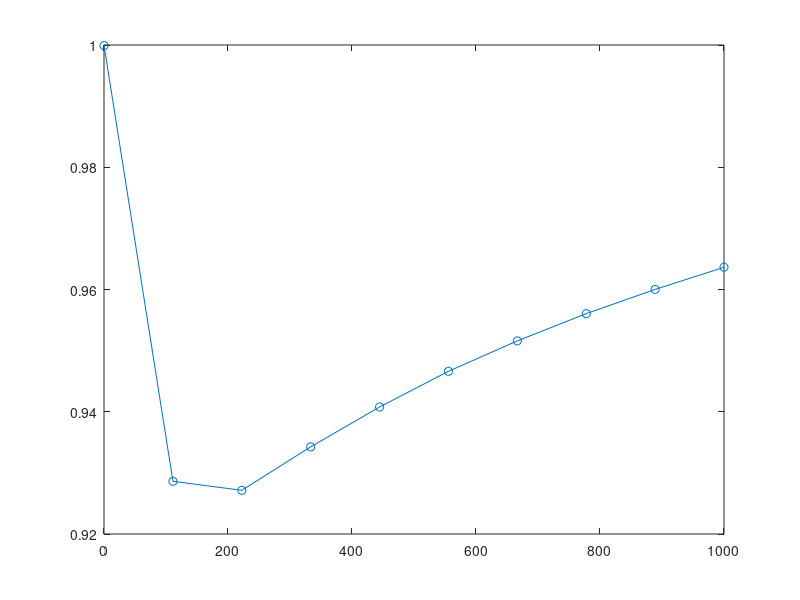
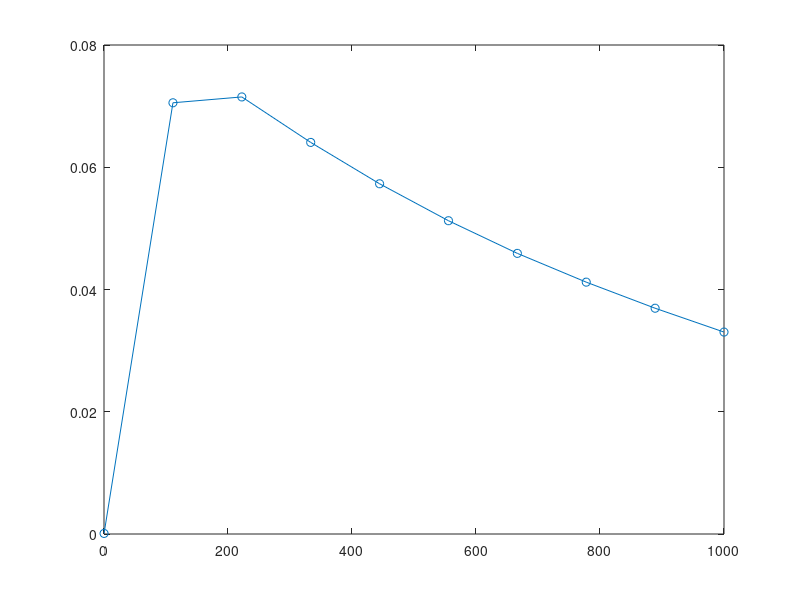
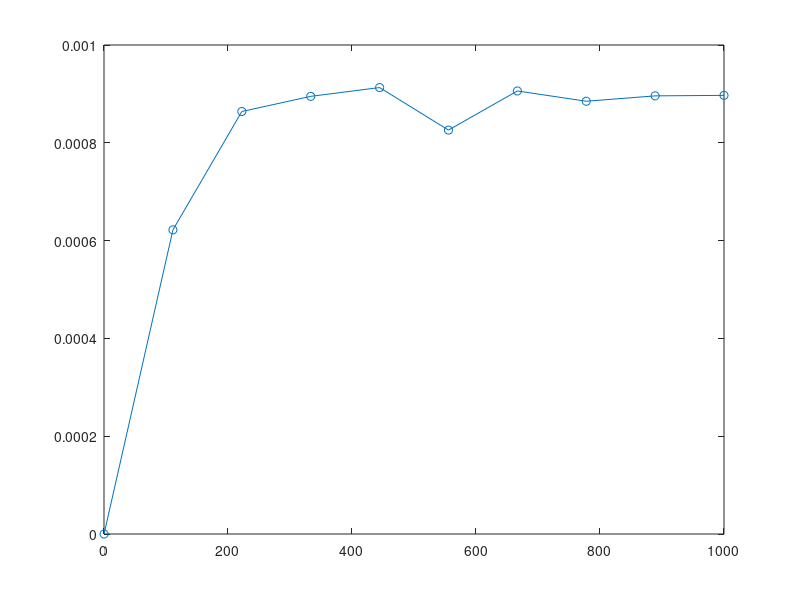
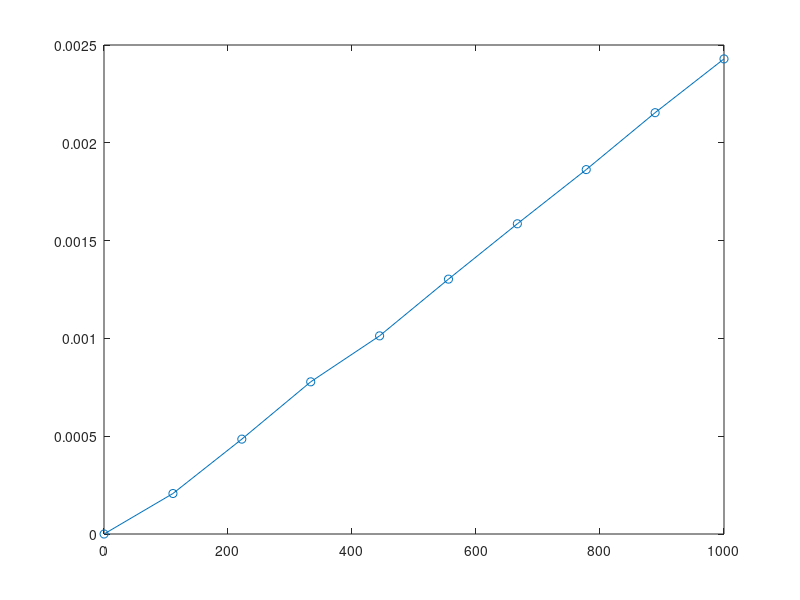

The MATLAB script that drew these images, in order: (Note: this script raises an error after producing the figures.)
% This is a test of the simulation algorithm for inhomogeneous semi-Markov process.
% Invere cdf based on interpolation is used to sample the holding time distribution.
% Benchmark: A four state system, where state transitions are caused by
% arrival of disruptive events, performance of safety barriers, and
% recovery time distributions.
%            State 0: Perfect
%            State 1: Dummy perfect state.
%            State 2: Performance degradation.
%            State 3: Total failure (absorption state).
% Last edit: 20200128 - Add comments.
%            20191223 - Created by ZZ
clear; clc;
%% Parameter definition
% First arrival time of the disruptive event
lambda_D = 1e-3;
pd_disp = makedist('exponential','mu',1/lambda_D);
% Safety barriers
p_large = 1.6e-3; % Probability of large damage, leading to state 3
eta_s = 100; beta_s = 2;
pd_t_f_s = makedist('weibull','a',eta_s,'b',beta_s); % Time to failure distribution of the safety barrier
% Time to repair distribution
eta_r = 1; beta_r = 2;
pd_t_r = makedist('weibull','a',eta_r,'b',beta_r); 

% Simulation to calculate p(t) for each state, for 0<t<T_max
evaluation_horizon = 1e3;
t = linspace(.1,evaluation_horizon,10); % Evaluate time

ns = 1e6; % Sample size

%% Create benchmark
% p_t_ref = zeros(4,length(t)); % p(t): 4*1, each column corresponds to one state
% sample_path = cell(1,ns); % Store all the sample path up to evaluation_horizon.
% sample_jump_time = cell(1,ns); % Store all the jump times up to evaluation_horizon.
% 
% tic;
% for j = 1:ns
%     t_cur = 0; % Initial value of time
%     state = 0; % Start from working
%     
%     % Initialize
%     temp_sample_path = -1*ones(1,1000); % Vector for the sample path.
%     temp_sample_jump_time = -1*ones(1,1000); % Vector for the sample path.
%     
%     index = 1; % Intial value for the index of the states.
%     temp_sample_path(index) = 0; 
%     temp_sample_jump_time(index) = 0; 
%     
%     while 1
%         index = index + 1; % Next state.
%         switch state
%             case 0 % If current state is perfect state
%                 theta = pd_disp.random(); % Interarrival time
%                 t_next = t_cur + theta; % Calculate the event occurrence tiem
%                 if t_next > evaluation_horizon % Beyond evaluation horizon
%                     t_cur = evaluation_horizon;
%                     
%                     temp_sample_path(index) = state;
%                     temp_sample_jump_time(index) = t_cur;
%                     break;
%                 else
%                     t_cur = t_next;
%                     % Decide what is the next state
%                     is_large_damage = binornd(1,p_large);
%                     is_fail_sb = binornd(1,pd_t_f_s.cdf(t_cur));                     
%                     if is_large_damage == 1 % If large damage happens
%                         state = 3; % Absorption state
%                     else
%                         if is_fail_sb == 1 % If safety barrier fails
%                             state = 2; % Degradation state
%                         else % If safety barrier is OK
%                             state = 1; % Dummy state 0
%                         end
%                     end
%                                         
%                     temp_sample_path(index) = state;
%                     temp_sample_jump_time(index) = t_cur;
%                 end
%             case 1 % Dummy perfect state: it is equivalant to the perfect state
%                 theta = pd_disp.random(); % Interarrival time
%                 t_next = t_cur + theta; % Calculate the event occurrence tiem
%                 if t_next > evaluation_horizon % Beyond evaluation horizon
%                     t_cur = evaluation_horizon;                   
%                                         
%                     temp_sample_path(index) = state;
%                     temp_sample_jump_time(index) = t_cur;
%                     break;
%                 else
%                     t_cur = t_next;
%                     % Decide what is the next state
%                     is_large_damage = binornd(1,p_large);
%                     is_fail_sb = binornd(1,pd_t_f_s.cdf(t_cur));                     
%                     if is_large_damage == 1 % If large damage happens
%                         state = 3; % Absorption state
%                     else
%                         if is_fail_sb == 1 % If safety barrier fails
%                             state = 2; % Degradation state
%                         else % If safety barrier is OK
%                             state = 0; % Dummy state 0
%                         end
%                     end                    
%                                         
%                     temp_sample_path(index) = state;
%                     temp_sample_jump_time(index) = t_cur;
%                 end
%             case 2
%                 theta_d = pd_disp.random(); % The next degradation time
%                 theta_r = pd_t_r.random(); % The next recovery time
%                 if theta_d < theta_r % If next transition is degradation
%                     theta = theta_d;
%                     t_next = t_cur + theta; % Calculate the event occurrence tiem
%                     if t_next > evaluation_horizon % Beyond evaluation horizon
%                         t_cur = evaluation_horizon;                                               
%                                             
%                         temp_sample_path(index) = state;
%                         temp_sample_jump_time(index) = t_cur;
%                         break;
%                     else
%                         t_cur = t_next;
%                         state = 3;                        
%                                             
%                         temp_sample_path(index) = state;
%                         temp_sample_jump_time(index) = t_cur;
%                     end
%                 else % If next state is recovery
%                     theta = theta_r;
%                     t_next = t_cur + theta; % Calculate the event occurrence tiem
%                     if t_next > evaluation_horizon % Beyond evaluation horizon
%                         t_cur = evaluation_horizon;                      
%                                             
%                         temp_sample_path(index) = state;
%                         temp_sample_jump_time(index) = t_cur;
%                         break;
%                     else
%                         t_cur = t_next;
%                         state = 0;
%                                             
%                         temp_sample_path(index) = state;
%                         temp_sample_jump_time(index) = t_cur;
%                     end
%                 end
%             case 3
%                 t_cur = evaluation_horizon;                             
% 
%                 temp_sample_path(index) = state;
%                 temp_sample_jump_time(index) = t_cur;
%                 break;                    
%             otherwise
%                 error('Undefined state!')
%         end            
%     end
%     
%     temp_sample_path = temp_sample_path(1:index);
%     temp_sample_jump_time = temp_sample_jump_time(1:index);
%     sample_path{j} = temp_sample_path;
%     sample_jump_time{j} = temp_sample_jump_time;
% end

% %% Post processing.
% for i = 1:length(t)
%     tt = t(i);
%     count = zeros(1,4);
%     for j = 1:ns
%         temp_sample_path = sample_path{j};
%         temp_sample_jump_time = sample_jump_time{j};
%         
%         index = find(temp_sample_jump_time<tt,1,'last');
%         count(temp_sample_path(index)+1) = count(temp_sample_path(index)+1) + 1;        
%     end
%     p_t_ref(:,i) = transpose(count/ns);
% end
% 
% elapsed_time_1 = toc;

load('result_ref.mat');

% Display results
h_p_1 = figure();
plot(t,p_t_ref(1,:),'-o')
hold on
h_p_2 = figure();
plot(t,p_t_ref(2,:),'-o')
hold on
h_p_3 = figure();
plot(t,p_t_ref(3,:),'-o')
hold on
h_p_4 = figure();
plot(t,p_t_ref(4,:),'-o')
hold on

%% Simulate using holding time distribution and embedded chain. Sampling with rejection method.
load('inv_cdf.mat','inv_cdf_f_02', 'inv_cdf_f_20');
% Define the embedded chain and the holding time dist.
pi_0 = [1,0,0,0]; % Initial distribution

% Elements in the transition probability matrix
p_01 = @(tau) (-0.887024E-1).*exp(1).^((1/1000).*tau).*...
    ((-0.1E1)+erf((1/100).*(5+tau)));
p_02 = @(tau) 0.9984E0+0.887024E-1.*exp(1).^((1/1000).*tau).*((-0.1E1)+...
    erf(0.5E-1+ 0.1E-1.*tau));
% p_03 = @(tau) .16e-2*ones(size(tau));
p_03 = @(tau) 1 - p_01(tau) - p_02(tau);
p_10 = p_01;
p_12 = p_02;
p_13 = p_03;
p_20 = @(tau) .999114*ones(size(tau));
p_23 = @(tau) 1 - p_20(tau);

% Handles to the transition probability matrix for each state: Returns a
% n_t*4 matrix, where each row is the transition probability vector
% p_{i,j}, j = 0,1,2,3, and the column represents the current time tau.
cal_p_tr_0 = @(tau) [zeros(size(tau)), p_01(tau), p_02(tau), p_03(tau)];
cal_p_tr_1 = @(tau) [p_01(tau), zeros(size(tau)), p_02(tau), p_03(tau)];
cal_p_tr_2 = @(tau) [p_20(tau), zeros(size(tau)), zeros(size(tau)), p_23(tau)];
cal_p_tr_3 = @(tau) [zeros(size(tau)), zeros(size(tau)),...
    zeros(size(tau)), ones(size(tau))];
cal_p = {cal_p_tr_0, cal_p_tr_1, cal_p_tr_2, cal_p_tr_3};

% Random number generator of the holding times.
rnd_theta_02 = @(tau) rnd_theta_02_cal(tau,inv_cdf_f_02,evaluation_horizon);
rnd_theta_20 = @(tau) rnd_theta_20_cal(tau,inv_cdf_f_20,evaluation_horizon);

handle_zero = @(tau) zeros(size(tau));
rnd_matrix_theta = {handle_zero, @rnd_theta_01, rnd_theta_02, @rnd_theta_03;...
    @rnd_theta_01, handle_zero, rnd_theta_02, @rnd_theta_03;...
    rnd_theta_20, handle_zero, handle_zero, @rnd_theta_23;...
    handle_zero, handle_zero, handle_zero,handle_zero};

% Calculate the same probability distribution
fprintf('\n Embedded chain approach\n')
n_state = 4;
p_t_int = zeros(n_state,length(t)); % p(t): 4*1, each column corresponds to one state
max_n_jump = -1; % The maximum number of jumps considered.

tic;
% y and tau are matrix with dimension ns*(n_jump+1).
% Row of y represents the state after each jump, from 0 (initial values) to n_jump.
% Row of tau represents the occurrence time after each jump.
[y, tau] = simulate_semi_nhsmp_embedded(ns, max_n_jump, evaluation_horizon, ...
    pi_0, cal_p, rnd_matrix_theta);
y_transpose = y';

% Post-processing: Get the probability for each time epoch.
for i = 1:length(t)
    tt = t(i);
    
    % The last element in each row, where tau<tt
    offset_y = findfirst(tau<tt, 2, 1, 'last');
    loc_y = transpose(0:ns-1)*size(y,2) + offset_y;    
    
    % Get state at tt
    y_tt = y_transpose(loc_y);
    
    % Count numbers at each state and calculate the probability.
    bin_edge = 1:n_state+1;
    p_t_int(:,i) = transpose(histcounts(y_tt, bin_edge))/ns;
end

elapsed_time_2 = toc;

% Display results
figure(h_p_1);
plot(t,p_t_int(1,:),'-dr')
figure(h_p_2);
plot(t,p_t_int(2,:),'-dr')
figure(h_p_3);
plot(t,p_t_int(3,:),'-dr')
figure(h_p_4);
plot(t,p_t_int(4,:),'-dr')

fprintf('The elapsed time for 1 is %f seconds\n',elapsed_time_1);
fprintf('The elapsed time for 2 is %f seconds\n',elapsed_time_2); 